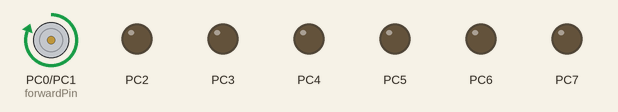
The program below on a simulated ATmega32, built with avr-gcc and emulated at 8 MHz. On the bench: motor-driver pin pairs drawn as motors (green arrow = first pin HIGH = forward, orange = second pin HIGH = backward, longer = more drive), output pins drawn as LEDs (lit = HIGH).

Above: at 0.5 s.
Timing chart, 0 to 4.8 s (numbered marks = the images above):
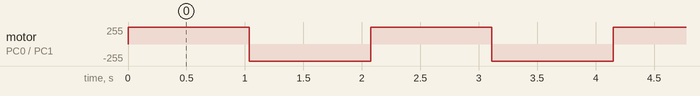

Measured:
- by itself, motor on PC0 (forwardPin) / PC1 (backwardPin): alternates forward 255/255 for 1.0 s and backward 255/255 for 1.0 s

The program:

main.c
```c
/*
 * main.c

 *
 *  Created on: Aug 15, 2023
 *      Author: Mahmoud Ezzat
 */
#include<util/delay.h>
#include"../LIB/STD_TYPES.h"
#include"../LIB/BIT_MATH.h"
#include"../MCAL/DIO/DIO_Interface.h"
#include"../HAL/MOTOR/motorInterface.h"


int main(void) {

	motorInit();


	while(1)
	{
	motorForward();


	_delay_ms(1000);
	motorStop();
	//reversing direction
	motorReverse();
	_delay_ms(1000);
	motorStop();

	}


	return 0;
}
```

motor.c
```c
/*
 * motor.c
 *
 *  Created on: Aug 20, 2023
 *      Author: Mahmoud Ezzat
 */
#include "../../LIB/BIT_MATH.h"
#include "../../LIB/STD_TYPES.h"
#include "../../MCAL/DIO/DIO_Interface.h"
#include"motorInterface.h"
#include<util/delay.h>
#include<avr/io.h>

void motorReverse(void)
{

	MDIO_voidSetPinValue(port,backwardPin,1);

}

void motorForward(void)
{

	MDIO_voidSetPinValue(port,forwardPin,1);

}

void motorStop(void)
{

	MDIO_voidSetPinValue(port,forwardPin,0);
	MDIO_voidSetPinValue(port,backwardPin,0);

}


void motorInit(void)
{


	MDIO_voidSetPortDirection(port,0xFF);

}
```

motorInterface.h
```c
/*
 * motorInterface.h
 *
 *  Created on: Aug 20, 2023
 *      Author: Mahmoud Ezzat
 */

#ifndef HAL_MOTOR_MOTORINTERFACE_H_
#define HAL_MOTOR_MOTORINTERFACE_H_
#define forwardPin 0
#define backwardPin 1
#define port 'C'

void motorInit(void);
void motorOn(void);
void motorStop(void);
#endif /* HAL_MOTOR_MOTORINTERFACE_H_ */
```

BIT_MATH.h
```c
/***************************************************************************************/
/****************************  IMT School Training Center ******************************/
/***************************************************************************************/
/** This file is developed by IMT School training center, All copyrights are reserved **/
/***************************************************************************************/
#ifndef _BIT_MATH_H
#define _BIT_MATH_H

#define SET_BIT(VAR,BITNO) (VAR) |=  (1 << (BITNO))
#define CLR_BIT(VAR,BITNO) (VAR) &= ~(1 << (BITNO))
#define TOG_BIT(VAR,BITNO) (VAR) ^=  (1 << (BITNO))
#define GET_BIT(VAR,BITNO) (((VAR) >> (BITNO)) & 0x01)


#endif
```

STD_TYPES.h
```c
/***************************************************************************************/
/****************************  IMT School Training Center ******************************/
/***************************************************************************************/
/** This file is developed by IMT School training center, All copyrights are reserved **/
/***************************************************************************************/
#ifndef _STD_TYPES_H
#define _STD_TYPES_H

typedef unsigned char u8;
typedef unsigned short int u16;
typedef unsigned long  int u32;

typedef signed char s8;
typedef signed short int s16;
typedef signed long  int s32;

typedef float  f32;
typedef double f64;

#endif
```

DIO_Interface.h
```c
#ifndef MCAL_DIO_DIO_INTERFACE_H_
#define MCAL_DIO_DIO_INTERFACE_H_


void  MDIO_voidSetPinDirection(u8 A_u8PortNumber, u8 A_u8PinNumber, u8 A_u8Dir);


void MDIO_voidSetPinValue(u8 A_u8PortNumber, u8 A_u8PinNumber, u8 A_u8PinValue);

void MDIO_voidSetPortDirection(u8 A_u8PortNumber, u8 A_u8PortDir);

void MDIO_voidSetPortValue(u8 A_u8PortNumber, u8 A_u8PortValue);

u8 MDIO_u8GetPinValue(u8 A_u8PortNumber, u8 A_u8PinNumber);


#endif /* MCAL_DIO_DIO_INTERFACE_H_ */
```

DIO_Program.c
```c
#include"../../LIB/STD_TYPES.h"
#include"../../LIB/BIT_MATH.h"
#include<avr/io.h>
#include"DIO_Interface.h"


void  MDIO_voidSetPinDirection(u8 A_u8PortNumber, u8 A_u8PinNumber, u8 A_u8Dir){
	switch(A_u8PortNumber){
		case 'A':
			switch(A_u8Dir){
				case 0:CLR_BIT(DDRA , A_u8PinNumber);break;
				case 1: SET_BIT(DDRA, A_u8PinNumber); break;
			}
		break;
		case 'B':
			switch(A_u8Dir){
				case 0:CLR_BIT(DDRB , A_u8PinNumber);break;
				case 1: SET_BIT(DDRB, A_u8PinNumber); break;
			}
		break;
		case 'C':
			switch(A_u8Dir){
				case 0:CLR_BIT(DDRC , A_u8PinNumber);break;
				case 1: SET_BIT(DDRC, A_u8PinNumber); break;
			}
		break;
		case 'D':
			switch(A_u8Dir){
				case 0:CLR_BIT(DDRD , A_u8PinNumber);break;
				case 1: SET_BIT(DDRD, A_u8PinNumber); break;
			}
		break;
	}

}

void MDIO_voidSetPinValue(u8 A_u8PortNumber, u8 A_u8PinNumber, u8 A_u8PinValue){

	switch(A_u8PortNumber){
		case 'A':
			switch(A_u8PinValue){
				case 0: CLR_BIT(PORTA , A_u8PinNumber); break;
				case 1:SET_BIT(PORTA, A_u8PinNumber); break;
			}
		break;
		case 'B':
			switch(A_u8PinValue){
				case 0: CLR_BIT(PORTB , A_u8PinNumber); break;
				case 1:SET_BIT(PORTB, A_u8PinNumber); break;
			}

		break;

		case 'C':
			switch(A_u8PinValue){
				case 0: CLR_BIT(PORTC , A_u8PinNumber); break;
				case 1:SET_BIT(PORTC, A_u8PinNumber); break;
			}
		break;
		case 'D':
			switch(A_u8PinValue){
				case 0: CLR_BIT(PORTD , A_u8PinNumber); break;
				case 1:SET_BIT(PORTD, A_u8PinNumber); break;
			}
		break;
	}
}


void MDIO_voidSetPortDirection(u8 A_u8PortNumber, u8 A_u8PortDir){

	switch(A_u8PortNumber){
		case 'A': DDRA = A_u8PortDir; break;
		case 'B': DDRB = A_u8PortDir; break;
		case 'C': DDRC = A_u8PortDir; break;
		case 'D': DDRD = A_u8PortDir; break;
	}
}

void MDIO_voidSetPortValue(u8 A_u8PortNumber, u8 A_u8PortValue){

	switch(A_u8PortNumber){
		case 'A':PORTA = A_u8PortValue; break;
		case 'B':PORTB = A_u8PortValue; break;
		case 'C':PORTC = A_u8PortValue; break;
		case 'D':PORTD = A_u8PortValue; break;
	}
}


u8 MDIO_u8GetPinValue(u8 A_u8PortNumber, u8 A_u8PinNumber){

	u8 Local_u8Result;

	if(A_u8PinNumber < 8){
		switch(A_u8PortNumber){
			case 'A':Local_u8Result =  GET_BIT(PINA, A_u8PinNumber);break;
			case 'B':Local_u8Result =  GET_BIT(PINB, A_u8PinNumber); break;
			case 'C':Local_u8Result =  GET_BIT(PINC, A_u8PinNumber); break;
			case 'D':Local_u8Result =  GET_BIT(PIND, A_u8PinNumber); break;
		}
	}
	else {
		Local_u8Result = 255;
	}
	return Local_u8Result;
}
```
